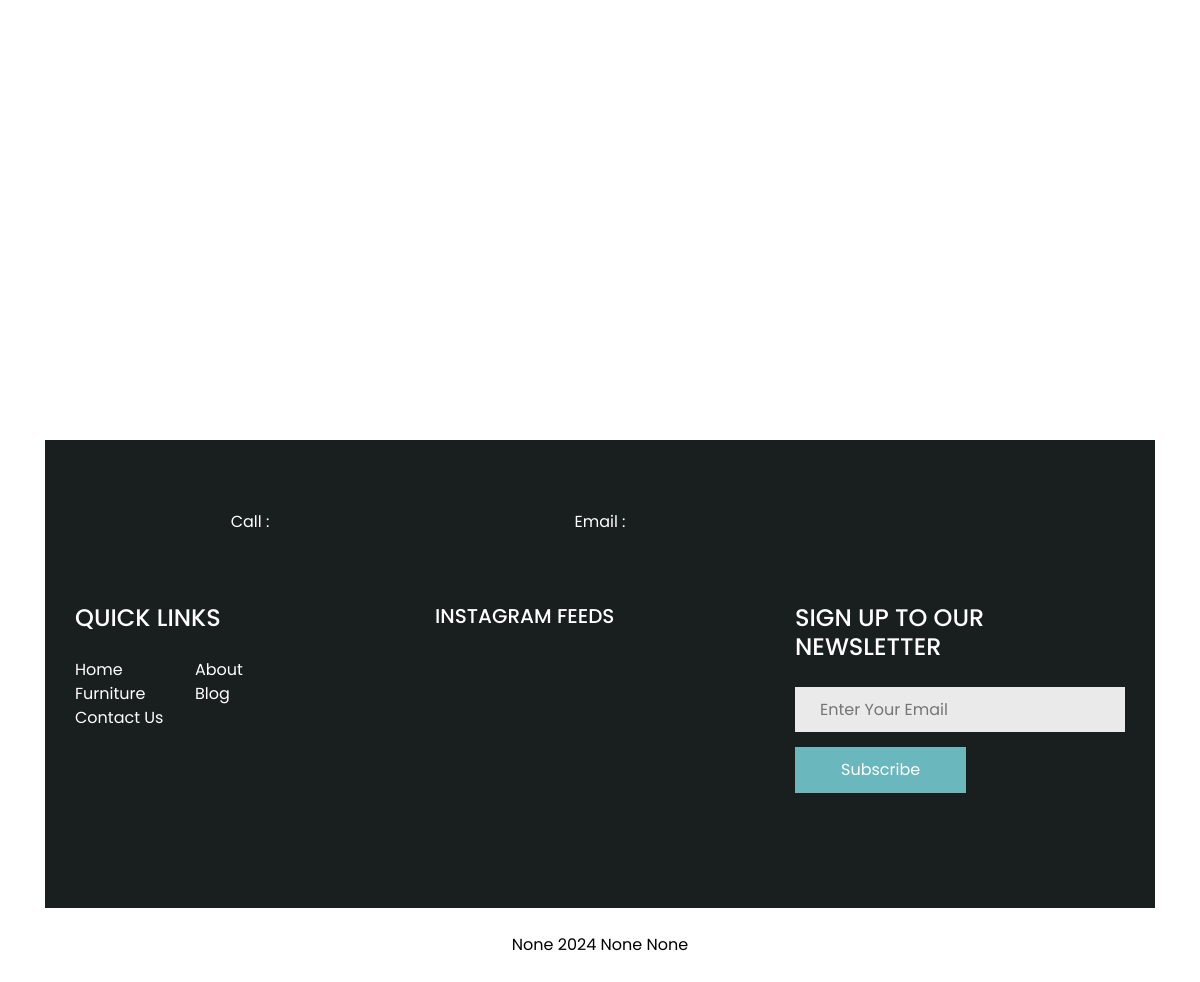
Page /furniture/ (lower part) on the earlier database version.
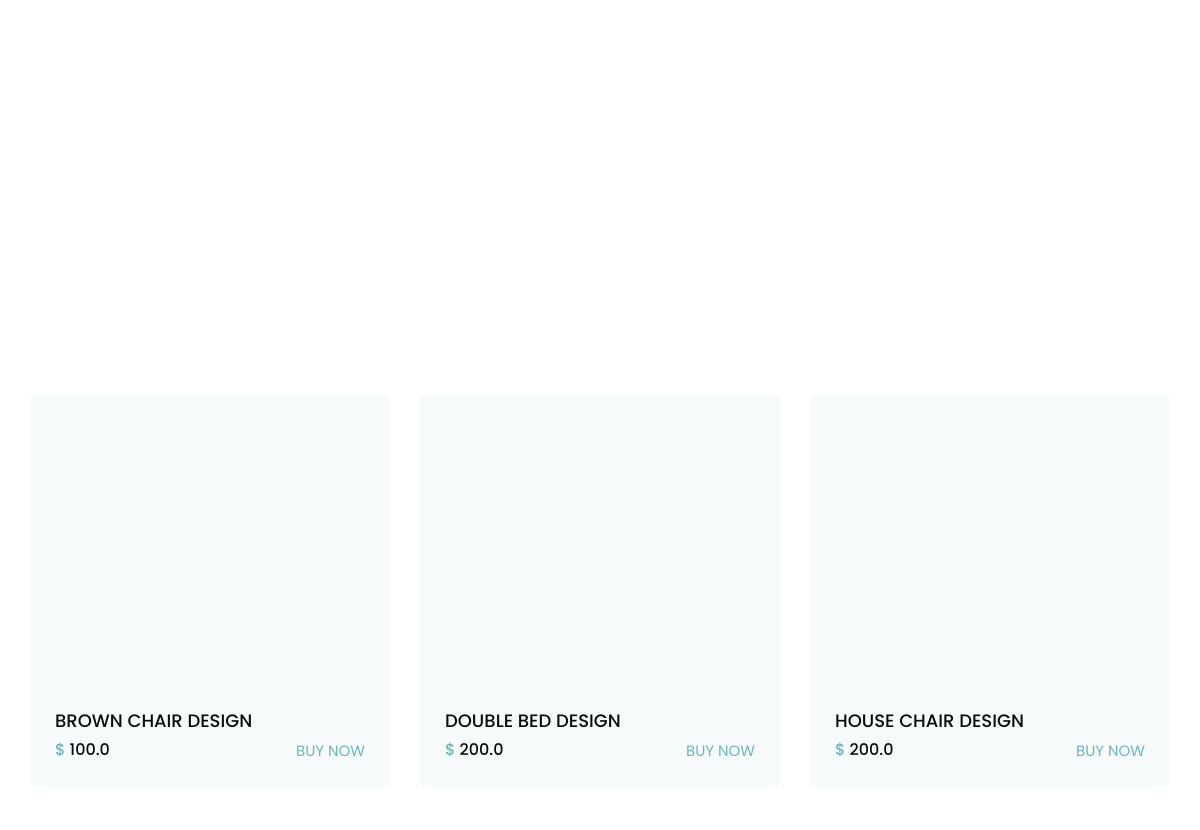
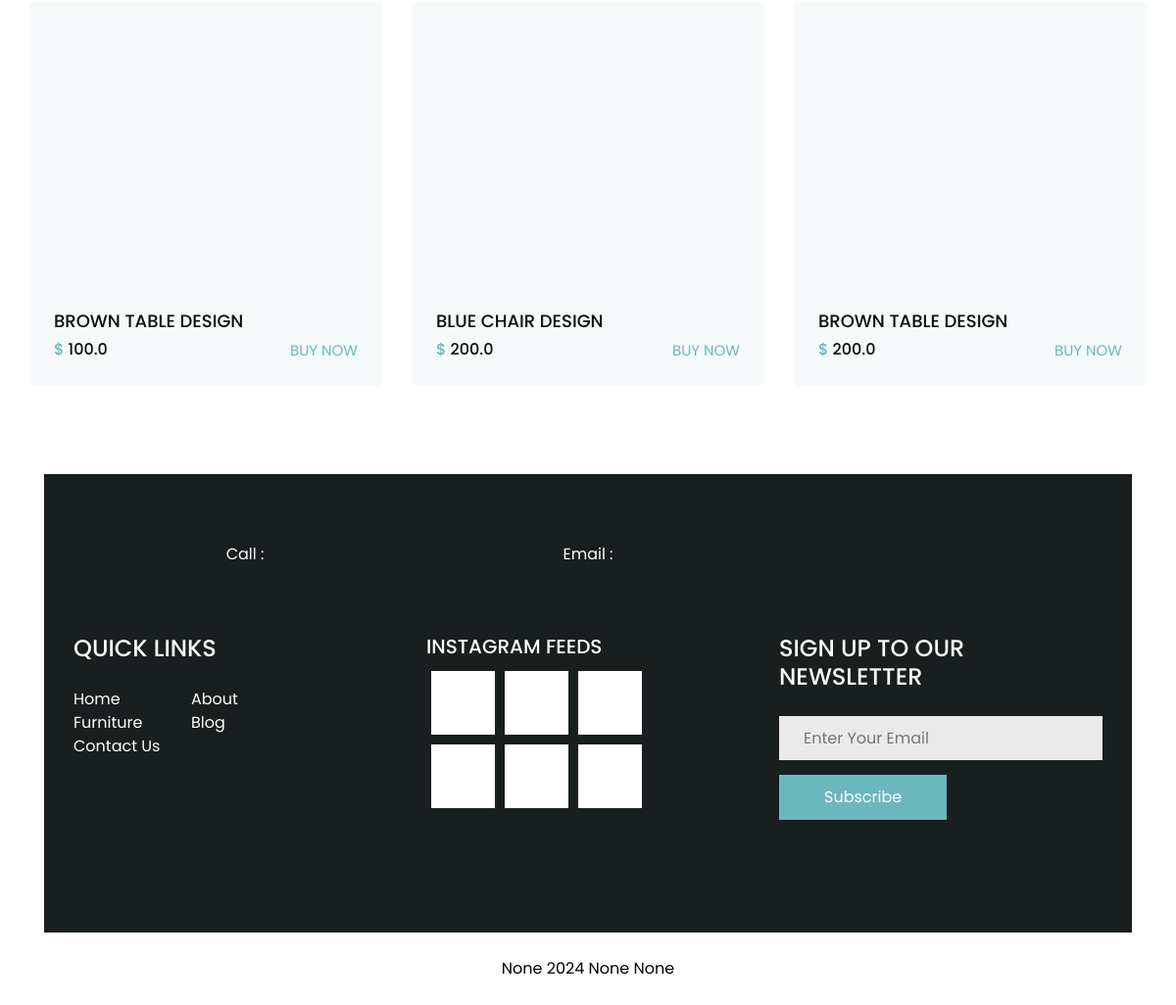
Same page on the later database version (2 pictures, top to bottom).
### app/models.py (models this page shows, shortened)
class FooterText(models.Model):
    text1 = models.CharField(max_length=255, blank=True, null=True)
    text2 = models.CharField(max_length=255, blank=True, null=True)
    link_url = models.URLField(max_length=200, blank=True, null=True)
    link_name = models.CharField(max_length=255, blank=True, null=True)
    class Meta:
        verbose_name = "Footer Text"
        verbose_name_plural = "Footer Text"

class MiniBlocks(models.Model):
    title = models.CharField(max_length=255)
    price = models.CharField(max_length=255)
    image = models.ImageField(upload_to="mini-blocks")
    class Meta:
        verbose_name = "Mini Block"
        verbose_name_plural = "Mini Blocks"

### app/views.py (the view)
# urls.py: path("furniture/", views.furniture, name= "furniture"),
def furniture(request):
    context = {
        "furniture": Furniture.objects.all().first(),
        "mini_blocks": MiniBlocks.objects.all(),
        "footer_text": FooterText.objects.all().first(),
        "socials": Socials.objects.all(),
    }
    return render(request, "furniture.html", context)

### app/templates/furniture.html (shortened to what this page needs)
{% extends "base.html" %}
{% load static %}
    {% block furniture_template %}
    <section class="furniture_section layout_padding">
      <div class="container">
        <div class="heading_container">
        </div>
        <div class="row">
          {% for block in mini_blocks %}
            <div class="col-md-6 col-lg-4">
              <div class="box">
                <div class="img-box">
                </div>
                <div class="detail-box">
                  <h5>{{block.title}}</h5>
                  <div class="price_box">
                    <h6 class="price_heading">
                      <span>$</span> {{block.price}}
                    </h6>
                    <a href="">
                      Buy Now
                    </a>
                  </div>
                </div>
              </div>
            </div>
          {% endfor %}
      </div>
    </section>
    {% endblock %}

### app/templates/base.html (shortened to what this page needs)
{% load static %}
<!DOCTYPE html>
<html lang="en">
  <head>
    <link rel="stylesheet" type="text/css" href="{% static 'css/bootstrap.css' %}" />
    <link href="{% static "css/font-awesome.min.css" %}" rel="stylesheet" />
    <link href="{% static "css/style.css" %}" rel="stylesheet" />
    <link href="{% static "css/responsive.css" %}" rel="stylesheet" />
  </head>
  <body>
    <div class="hero_area">
    </div>
    {% block furniture_template %}{% endblock %}
    <section class="info_section long_section">
      <div class="container">
        <div class="contact_nav">
          <a href="">
            <span>
              Call : {{info_section.phone}}
            </span>
          </a>
          <a href="">
            <span>
              Email : {{info_section.email}}
            </span>
          </a>
          <a href="">
          </a>
        </div>
        <div class="info_top ">
          <div class="row ">
            <div class="col-sm-6 col-md-4 col-lg-3">
              <div class="info_links">
                <h4>
                  QUICK LINKS
                </h4>
                <div class="info_links_menu">
                  <a class="" href="{% url 'index' %}">Home <span class="sr-only">(current)</span></a>
                  <a class="" href="{% url 'about' %}"> About</a>
                  <a class="" href="{% url 'furniture' %}">Furniture</a>
                  <a class="" href="{% url 'blog' %}">Blog</a>
                  <a class="" href="{% url 'contact' %}">Contact Us</a>
                </div>
              </div>
            </div>
            <div class="col-sm-6 col-md-4 col-lg-3 mx-auto">
              <div class="info_post">
                <h5>
                  INSTAGRAM FEEDS
                </h5>
                <div class="post_box">
                  {% for block in mini_blocks %}
                    <div class="img-box">
                    </div>
                  {% endfor %}
                </div>
              </div>
            </div>
            <div class="col-md-4">
              <div class="info_form">
                <h4>
                  SIGN UP TO OUR NEWSLETTER
                </h4>
                <form action="">
                  <input type="text" placeholder="Enter Your Email" />
                  <button type="submit">
                    Subscribe
                  </button>
                </form>
              </div>
            </div>
          </div>
        </div>
      </div>
    </section>
    <footer class="footer_section">
      <div class="container">
        <p>{{footer_text.text1}} <span id="displayYear"></span> {{footer_text.text2}}
         <a href="{{footer_text.link_url}}">{{footer_text.link_name}}</a>
        </p>
      </div>
    </footer>
  </body>
</html>

### app/static/css/style.css (style rules this page uses)
body { font-family: "Poppins", sans-serif; color: #0c0c0c; background-color: #ffffff; overflow-x: hidden; }
.layout_padding { padding: 90px 0; }
.long_section { margin-left: 45px; margin-right: 45px; padding-left: 15px; padding-right: 15px; }
.heading_container { display: -webkit-box; display: -ms-flexbox; display: flex; -webkit-box-orient: vertical; -webkit-box-direction: normal; -ms-flex-direction: column; flex-direction: column; -webkit-box-align: start; -ms-flex-align: start; align-items: flex-start; }
.hero_area { min-height: 100vh; position: relative; display: -webkit-box; display: -ms-flexbox; display: flex; -webkit-box-orient: vertical; -webkit-box-direction: normal; -ms-flex-direction: column; flex-direction: column; }
a, a:hover, a:focus { text-decoration: none; }
.furniture_section .box { margin-top: 45px; background-color: #f7fafa; padding: 25px; border-radius: 5px; }
.furniture_section .box .img-box { display: -webkit-box; display: -ms-flexbox; display: flex; -webkit-box-pack: center; -ms-flex-pack: center; justify-content: center; -webkit-box-align: center; -ms-flex-align: center; align-items: center; height: 275px; padding: 25px; }
.furniture_section .box .detail-box { margin-top: 15px; }
.furniture_section .box .detail-box h5 { text-transform: uppercase; font-size: 18px; }
.furniture_section .box .detail-box .price_box { display: -webkit-box; display: -ms-flexbox; display: flex; -webkit-box-pack: justify; -ms-flex-pack: justify; justify-content: space-between; }
.furniture_section .box .detail-box .price_box .price_heading { margin-bottom: 0; }
.furniture_section .box .detail-box .price_box .price_heading span { color: #6bb7be; }
.furniture_section .box .detail-box .price_box a { color: #6bb7be; text-transform: uppercase; font-size: 15px; }
.info_section { background-color: #191e1f; color: #ffffff; padding-top: 45px; padding-bottom: 45px; }
.info_section .contact_nav { display: -webkit-box; display: -ms-flexbox; display: flex; -webkit-box-pack: center; -ms-flex-pack: center; justify-content: center; padding: 25px 0; text-align: center; }
.info_section .contact_nav a { -webkit-box-flex: 1; -ms-flex: 1; flex: 1; margin: 0; display: -webkit-box; display: -ms-flexbox; display: flex; -webkit-box-orient: vertical; -webkit-box-direction: normal; -ms-flex-direction: column; flex-direction: column; -webkit-box-align: center; -ms-flex-align: center; align-items: center; color: #ffffff; }
.info_section .info_top { padding: 45px 0; }
.info_section h4 { text-transform: uppercase; position: relative; margin-bottom: 25px; }
.info_section .info_links .info_links_menu { display: -webkit-box; display: -ms-flexbox; display: flex; -ms-flex-wrap: wrap; flex-wrap: wrap; }
.info_section .info_links .info_links_menu a { color: #ffffff; -ms-flex-preferred-size: 50%; flex-basis: 50%; }
.info_section .info_post .post_box { display: -webkit-box; display: -ms-flexbox; display: flex; -ms-flex-wrap: wrap; flex-wrap: wrap; -webkit-box-align: center; -ms-flex-align: center; align-items: center; }
.info_section .info_post .post_box .img-box { min-width: 65px; max-width: 65px; height: 65px; display: -webkit-box; display: -ms-flexbox; display: flex; -webkit-box-pack: center; -ms-flex-pack: center; justify-content: center; -webkit-box-align: center; -ms-flex-align: center; align-items: center; background-color: #ffffff; -ms-flex-preferred-size: calc(33% - 10px); flex-basis: calc(33% - 10px); padding: 10px; margin: 5px; }
.info_section .info_form input { width: 100%; border: none; height: 45px; margin-bottom: 15px; padding-left: 25px; background-color: #eaeaea; outline: none; color: #101010; }
.info_section .info_form button { display: inline-block; padding: 10px 45px; background-color: #6bb7be; color: #ffffff; border-radius: 0px; border: 1px solid #6bb7be; -webkit-transition: all .2s; transition: all .2s; }
.footer_section { position: relative; text-align: center; }
.footer_section p { color: #000000; padding: 25px 0; margin: 0; }
.footer_section p a { color: inherit; }

### app/static/css/responsive.css (style rules this page uses)
@media (min-width: 1200px) { .container { max-width: 1170px; } }

Differences in the rows shown:
added MiniBlocks: title "BROWN CHAIR DESIGN", price "100.0"
added MiniBlocks: title "DOUBLE BED DESIGN", price "200.0"
added MiniBlocks: title "HOUSE CHAIR DESIGN", price "200.0"
added MiniBlocks: title "BROWN TABLE DESIGN", price "100.0"
added MiniBlocks: title "BLUE CHAIR DESIGN", price "200.0"
added MiniBlocks: title "BROWN TABLE DESIGN", price "200.0"
